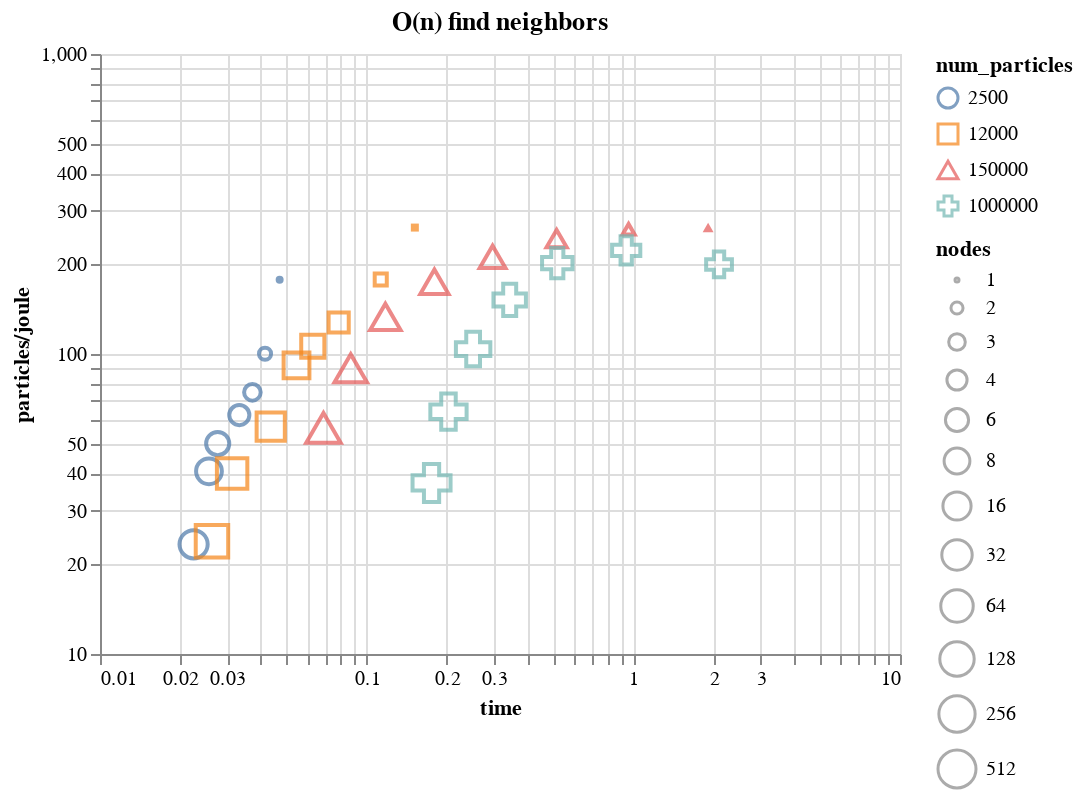

Notebook code for this chart:
### Code cell
df = pd.read_excel('data/micromorph/03-strongScaling-bigOn.ods', engine='odf')
df['time'] /= 500 # 500 time steps for the reported tables

df['TDP'] = df['nodes'] * 300
df['particles/joule'] = df['num_particles'] / (df['TDP'] * df['time'])
df.describe()

alt.Chart(df).mark_point().encode(
    alt.Y('particles/joule', scale=alt.Scale(type='log')),
    alt.X('time', scale=alt.Scale(type='log')),
    alt.Color('num_particles:N'),
    alt.Shape('num_particles:O'),
    alt.Size('nodes:O'),
    tooltip=('num_particles', 'nodes'),
).properties(
    title='O(n) find neighbors',
)

### Figure 1 — Vega-Lite specification as saved in the notebook (floating-point values rounded to 4 significant figures)
{"config": {"view": {"continuousWidth": 400, "continuousHeight": 300}}, "data": {"name": "data-e0d86a015d913cce76e1dfc8b7756165"}, "mark": "point", "encoding": {"color": {"type": "nominal", "field": "num_particles"}, "shape": {"type": "ordinal", "field": "num_particles"}, "size": {"type": "ordinal", "field": "nodes"}, "tooltip": [{"type": "quantitative", "field": "num_particles"}, {"type": "quantitative", "field": "nodes"}], "x": {"type": "quantitative", "field": "time", "scale": {"type": "log"}}, "y": {"type": "quantitative", "field": "particles/joule", "scale": {"type": "log"}}}, "title": "O(n) find neighbors", "$schema": "https://vega.github.io/schema/vega-lite/v4.8.1.json", "datasets": {"data-e0d86a015d913cce76e1dfc8b7756165": [{"Machine": "Sprint", "num_particles": 2500, "nodes": 1, "cores": 16, "time": 0.04717, "Unnamed: 5": null, "TDP": 300, "particles/joule": 176.7}, {"Machine": "Sprint", "num_particles": 2500, "nodes": 2, "cores": 32, "time": 0.04158, "Unnamed: 5": null, "TDP": 600, "particles/joule": 100.2}, {"Machine": "Sprint", "num_particles": 2500, "nodes": 3, "cores": 48, "time": 0.03728, "Unnamed: 5": null, "TDP": 900, "particles/joule": 74.51}, {"Machine": "Sprint", "num_particles": 2500, "nodes": 4, "cores": 64, "time": 0.0333, "Unnamed: 5": null, "TDP": 1200, "particles/joule": 62.57}, {"Machine": "Sprint", "num_particles": 2500, "nodes": 6, "cores": 96, "time": 0.02763, "Unnamed: 5": null, "TDP": 1800, "particles/joule": 50.27}, {"Machine": "Sprint", "num_particles": 2500, "nodes": 8, "cores": 128, "time": 0.02562, "Unnamed: 5": null, "TDP": 2400, "particles/joule": 40.65}, {"Machine": "Sprint", "num_particles": 2500, "nodes": 16, "cores": 256, "time": 0.02244, "Unnamed: 5": null, "TDP": 4800, "particles/joule": 23.21}, {"Machine": "Sprint", "num_particles": 2500, "nodes": 32, "cores": 512, "time": null, "Unnamed: 5": 9.886, "TDP": 9600, "particles/joule": null}, {"Machine": "Sprint", "num_particles": 2500, "nodes": 64, "cores": 1024, "time": null, "Unnamed: 5": 6.772, "TDP": 19200, "particles/joule": null}, {"Machine": "Sprint", "num_particles": 12000, "nodes": 1, "cores": 16, "time": 0.1516, "Unnamed: 5": null, "TDP": 300, "particles/joule": 263.9}, {"Machine": "Sprint", "num_particles": 12000, "nodes": 2, "cores": 32, "time": 0.1129, "Unnamed: 5": null, "TDP": 600, "particles/joule": 177.1}, {"Machine": "Sprint", "num_particles": 12000, "nodes": 4, "cores": 64, "time": 0.07853, "Unnamed: 5": null, "TDP": 1200, "particles/joule": 127.3}, {"Machine": "Sprint", "num_particles": 12000, "nodes": 6, "cores": 96, "time": 0.0628, "Unnamed: 5": null, "TDP": 1800, "particles/joule": 106.2}, {"Machine": "Sprint", "num_particles": 12000, "nodes": 8, "cores": 128, "time": 0.05456, "Unnamed: 5": null, "TDP": 2400, "particles/joule": 91.64}, {"Machine": "Sprint", "num_particles": 12000, "nodes": 16, "cores": 256, "time": 0.04367, "Unnamed: 5": null, "TDP": 4800, "particles/joule": 57.24}, {"Machine": "Sprint", "num_particles": 12000, "nodes": 32, "cores": 512, "time": 0.03129, "Unnamed: 5": null, "TDP": 9600, "particles/joule": 39.94}, {"Machine": "Sprint", "num_particles": 12000, "nodes": 64, "cores": 1024, "time": 0.0263, "Unnamed: 5": null, "TDP": 19200, "particles/joule": 23.77}, {"Machine": "Sprint", "num_particles": 150000, "nodes": 1, "cores": 16, "time": 1.907, "Unnamed: 5": null, "TDP": 300, "particles/joule": 262.1}, {"Machine": "Sprint", "num_particles": 150000, "nodes": 2, "cores": 32, "time": 0.9598, "Unnamed: 5": null, "TDP": 600, "particles/joule": 260.5}, {"Machine": "Sprint", "num_particles": 150000, "nodes": 4, "cores": 64, "time": 0.5156, "Unnamed: 5": null, "TDP": 1200, "particles/joule": 242.4}, {"Machine": "Sprint", "num_particles": 150000, "nodes": 8, "cores": 128, "time": 0.2966, "Unnamed: 5": null, "TDP": 2400, "particles/joule": 210.7}, {"Machine": "Sprint", "num_particles": 150000, "nodes": 16, "cores": 256, "time": 0.1795, "Unnamed: 5": null, "TDP": 4800, "particles/joule": 174.1}, {"Machine": "Sprint", "num_particles": 150000, "nodes": 32, "cores": 512, "time": 0.1175, "Unnamed: 5": null, "TDP": 9600, "particles/joule": 133.0}, {"Machine": "Sprint", "num_particles": 150000, "nodes": 64, "cores": 1024, "time": 0.08716, "Unnamed: 5": null, "TDP": 19200, "particles/joule": 89.64}, {"Machine": "Sprint", "num_particles": 150000, "nodes": 128, "cores": 2048, "time": 0.06886, "Unnamed: 5": null, "TDP": 38400, "particles/joule": 56.73}, {"Machine": "Sprint", "num_particles": 1000000, "nodes": 1, "cores": 16, "time": null, "Unnamed: 5": 86000.0, "TDP": 300, "particles/joule": null}, {"Machine": "Sprint", "num_particles": 1000000, "nodes": 2, "cores": 32, "time": null, "Unnamed: 5": 23770.0, "TDP": 600, "particles/joule": null}, {"Machine": "Sprint", "num_particles": 1000000, "nodes": 4, "cores": 64, "time": null, "Unnamed: 5": 4502.0, "TDP": 1200, "particles/joule": null}, {"Machine": "Sprint", "num_particles": 1000000, "nodes": 8, "cores": 128, "time": 2.096, "Unnamed: 5": null, "TDP": 2400, "particles/joule": 198.8}, {"Machine": "Sprint", "num_particles": 1000000, "nodes": 16, "cores": 256, "time": 0.9402, "Unnamed: 5": null, "TDP": 4800, "particles/joule": 221.6}, {"Machine": "Sprint", "num_particles": 1000000, "nodes": 32, "cores": 512, "time": 0.5185, "Unnamed: 5": null, "TDP": 9600, "particles/joule": 200.9}, {"Machine": "Sprint", "num_particles": 1000000, "nodes": 64, "cores": 1024, "time": 0.3438, "Unnamed: 5": null, "TDP": 19200, "particles/joule": 151.5}, {"Machine": "Sprint", "num_particles": 1000000, "nodes": 128, "cores": 2048, "time": 0.2507, "Unnamed: 5": null, "TDP": 38400, "particles/joule": 103.9}, {"Machine": "Sprint", "num_particles": 1000000, "nodes": 256, "cores": 4096, "time": 0.2027, "Unnamed: 5": null, "TDP": 76800, "particles/joule": 64.25}, {"Machine": "Sprint", "num_particles": 1000000, "nodes": 512, "cores": 8192, "time": 0.1751, "Unnamed: 5": null, "TDP": 153600, "particles/joule": 37.18}]}}
